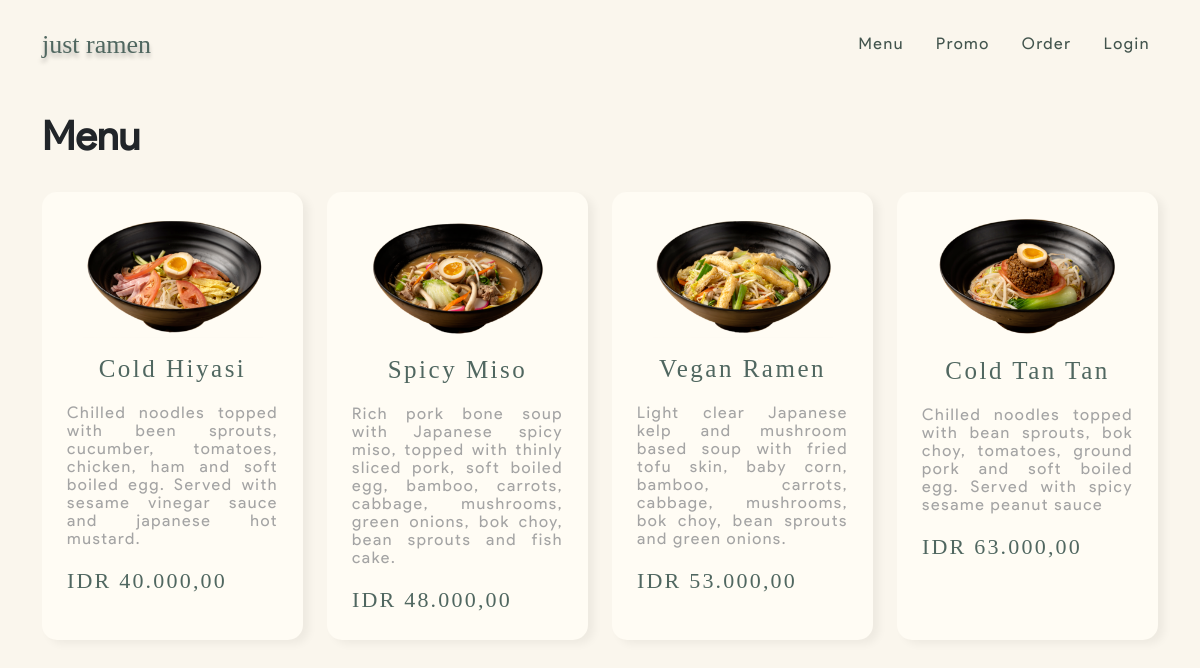
Page /menu-ramen.php on the committed database.
### tables this page shows
CREATE TABLE `menu` (
  `id` int(11) NOT NULL,
  `menu` varchar(255) NOT NULL,
  `harga` int(11) NOT NULL,
  `deskripsi` varchar(255) NOT NULL,
  `img_menu` varchar(225) NOT NULL
);

### menu-ramen.php (the view, shortened to what this page needs)
<!DOCTYPE html>
<html lang="en" dir="ltr">
  <head>
    <link href='https://unpkg.com/boxicons@2.0.9/css/boxicons.min.css' rel='stylesheet'>
  	<link rel="stylesheet" type="text/css" href="https://cdn.datatables.net/1.12.1/css/jquery.dataTables.css">
  	<link rel="stylesheet" href="css/bootstrap.css">
  	<link rel="stylesheet" href="css/style.css">
  </head>
  <body>
    <nav class="navbar navbar-expand-lg navbar-light py-4">
      <div class="container">
        <a class="navbar-brand mx-auto" href="index.php">just ramen</a>
        <div class="collapse navbar-collapse" id="navbarSupportedContent">
          <ul class="navbar-nav ms-auto mb-2 mb-lg-0">
            <li class="nav-item me-3">
              <a class="nav-link" href="menu-ramen.php">Menu</a>
            </li>
            <li class="nav-item me-3">
              <a class="nav-link" href="promo.php">Promo</a>
            </li>
            <li class="nav-item me-3">
              <a class="nav-link" href="order.php">Order</a>
            </li>
            <li class="nav-item">
              <a class="nav-link" href="login.php">Login</a>
            </li>
          </ul>
        </div>
      </div>
    </nav>
    <div class="container">
      <h1 class="promo-title my-4">Menu</h1>
      <div class="row">
        <?php
      		include 'config.php';
      		$menu = ("select * from menu order by id asc");
          $dewan1 = $conn->prepare($menu);
          $dewan1->execute();
          $res1 = $dewan1->get_result();
            while ($row = $res1->fetch_assoc()) {
              $menu = $row["menu"];
              $harga = number_format($row["harga"],2,',','.');
              $deskripsi = $row["deskripsi"];
      	?>
        <div class="col-xl-3 col-md-4 col-sm-6 col-xs-12 py-2">
          <div class="card h-100 py-4">
            <img class="menu-img w-100" src="assets/img/menu/<?php echo $row['img_menu']; ?>">
            <div class="text-center mt-3">
              <h5 class="menu-title mb-1"><?php echo $menu; ?></h5>
            </div>
            <div class="mt-3">
              <p class="menu-desc" style="text-align: justify;"><?php echo $deskripsi; ?></p>
              <p class="price mb-0 mt-3">IDR <?php echo $harga; ?></p>
            </div>
          </div>
        </div>
        <?php } ?>
      </div>
    </div>
  </body>
</html>

### css/style.css (style rules this page uses)
body { background-color: #FAF6ED; }
a { text-decoration: none!important; }
.navbar-brand { font-family: 'cotta'; color: #506760 !important; font-size: 26px; line-height: 29px; text-shadow: 0px 4px 4px rgba(0, 0, 0, 0.25); }
.nav-link { font-family: 'prosans'; color: #42544D !important; font-size: 16px; line-height: 24px; letter-spacing: 0.1em; }
.card { padding: 25px; background-color: #FFFCF4; box-shadow: 6px 4px 9px rgba(0, 0, 0, 0.05); border: none; border-radius: 15px; }
.menu-img { max-width: 180px; min-width: 100px; align-self: center; }
.menu-title { font-family: 'cotta'; font-weight: 400; font-size: 25px; letter-spacing: 0.1em; color: #506760; margin-bottom: 1rem; }
.menu-desc { font-family: 'prosans'; font-weight: 400; font-size: 16px; line-height: 18px; text-align: center; letter-spacing: 0.1em; color: #A4A4A4; margin-bottom: 0px; }
.price { font-family: 'cotta'; font-weight: 500; font-size: 22px; letter-spacing: 0.1em; color: #506760; }
.promo-title { font-family: 'prosans'; font-weight: 700; }

### rows in the picture
menu: img_menu (picture), menu "Cold Hiyasi", deskripsi "Chilled noodles topped with been sprouts, cucumber, tomatoes, chicken, ham and soft boiled egg. Served with sesame vinegar sauce and japanese hot mustard.", harga "40.000,00"
menu: img_menu (picture), menu "Spicy Miso", deskripsi "Rich pork bone soup with Japanese spicy miso, topped with thinly sliced pork, soft boiled egg, bamboo, carrots, cabbage, mushrooms, green onions, bok choy, bean sprouts and fish cake.", harga "48.000,00"
menu: img_menu (picture), menu "Vegan Ramen", deskripsi "Light clear Japanese kelp and mushroom based soup with fried tofu skin, baby corn, bamboo, carrots, cabbage, mushrooms, bok choy, bean sprouts and green onions.", harga "53.000,00"
menu: img_menu (picture), menu "Cold Tan Tan", deskripsi "Chilled noodles topped with bean sprouts, bok choy, tomatoes, ground pork and soft boiled egg. Served with spicy sesame peanut sauce", harga "63.000,00"
